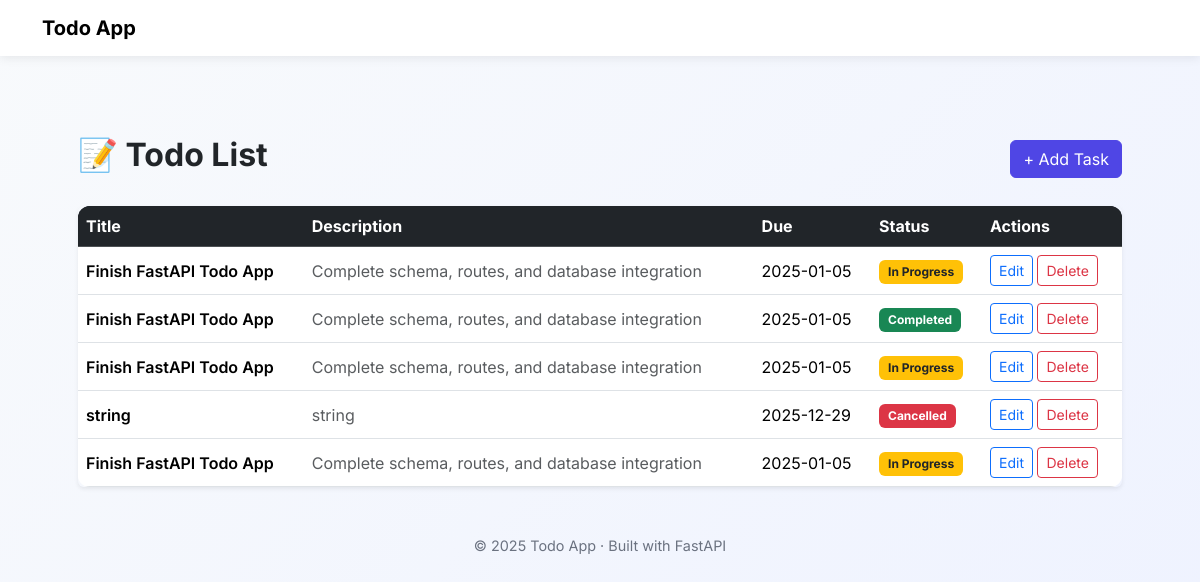
The page / on the database its author committed.
### tables this page shows
CREATE TABLE todos (
    id INTEGER PRIMARY KEY AUTOINCREMENT,
    title TEXT NOT NULL,
    description TEXT,
    due_date TEXT,
    status TEXT NOT NULL DEFAULT 'pending',
    created_at TEXT DEFAULT CURRENT_TIMESTAMP,
    updated_at TEXT DEFAULT CURRENT_TIMESTAMP,
    deleted_at TEXT
);

### routers/todos_web_routes.py (the view)
@router.get("/", response_class=HTMLResponse)
def list_todos(
    request: Request,
    connector: DatabaseConnector = Depends(get_sqlite_db_connection)
) -> HTMLResponse:
    todos: List[dict] = TodoModel.get_todos(connector=connector)
    return templates.TemplateResponse(
        "todos_list.html",
        {"request": request, "todos": todos}
    )

### templates/todos_list.html
{% extends "base.html" %}
{% block content %}
<div class="container mt-5">
    <div class="d-flex justify-content-between align-items-center mb-4">
        <h2 class="fw-bold">📝 Todo List</h2>
        <a href="/todos/" class="btn btn-primary">+ Add Task</a>
    </div>
    <div class="table-responsive shadow-sm rounded">
        <table class="table table-hover align-middle mb-0">
            <thead class="table-dark">
                <tr>
                    <th>Title</th>
                    <th>Description</th>
                    <th>Due</th>
                    <th>Status</th>
                    <th width="140">Actions</th>
                </tr>
            </thead>
            <tbody>
                {% for todo in todos %}
                <tr>
                    <td class="fw-semibold">{{ todo.title }}</td>
                    <td class="text-muted">{{ todo.description or "—" }}</td>
                    <td>{{ todo.due_date or "No date" }}</td>
                    <td>
                        <span class="badge
                        {% if todo.status == 'completed' %}bg-success
                        {% elif todo.status == 'in_progress' %}bg-warning text-dark
                        {% elif todo.status == 'cancelled' %}bg-danger
                        {% else %}bg-secondary{% endif %}">
                            {{ todo.status.replace('_',' ').title() }}
                        </span>
                    </td>
                    <td>
                        <a href="/todos/{{ todo.id }}/edit" class="btn btn-sm btn-outline-primary">Edit</a>
                        <form action="/todos/{{ todo.id }}/delete" method="post" class="d-inline">
                            <button class="btn btn-sm btn-outline-danger"
                                    onclick="return confirm('Delete this task?')">
                                Delete
                            </button>
                        </form>
                    </td>
                </tr>
                {% else %}
                <tr>
                    <td colspan="5" class="text-center text-muted py-4">
                        No todos found 🚀
                    </td>
                </tr>
                {% endfor %}
            </tbody>
        </table>
    </div>
</div>
{% endblock %}

### static/css/style.css (style rules this page uses)
body { font-family: 'Inter', sans-serif; background: linear-gradient(135deg, #f8fafc, #eef2ff); min-height: 100vh; margin: 0; }
.table { background: white; border-radius: 12px; overflow: hidden; }
.table thead { background: #111827; color: white; }
.table td, .table th { vertical-align: middle; }
.btn-primary { background-color: #4f46e5; border-color: #4f46e5; }
.badge { padding: 0.5em 0.75em; font-size: 0.75rem; border-radius: 6px; }

### rows shown on the page
todos: title "Finish FastAPI Todo App", description "Complete schema, routes, and database integration", due_date "2025-01-05", status.replace "In Progress"
todos: title "Finish FastAPI Todo App", description "Complete schema, routes, and database integration", due_date "2025-01-05", status.replace "Completed"
todos: title "Finish FastAPI Todo App", description "Complete schema, routes, and database integration", due_date "2025-01-05", status.replace "In Progress"
todos: title "string", description "string", due_date "2025-12-29", status.replace "Cancelled"
todos: title "Finish FastAPI Todo App", description "Complete schema, routes, and database integration", due_date "2025-01-05", status.replace "In Progress"
